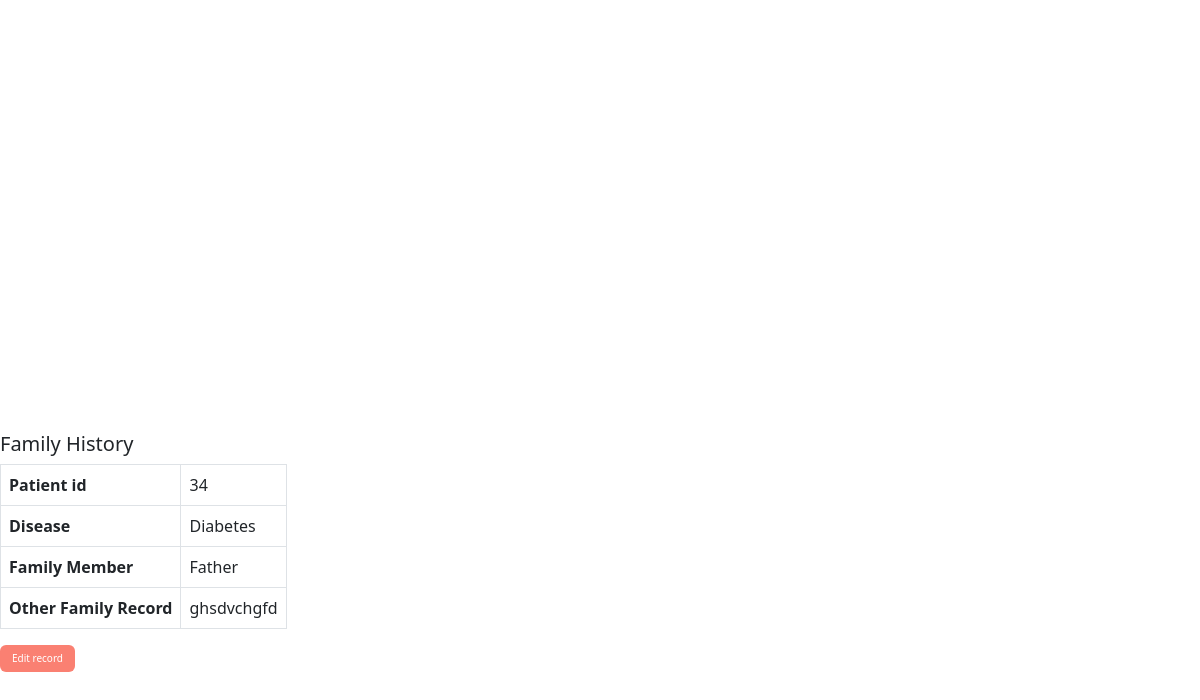
/family_history_check.php (signed in), run on the app's committed database.
### tables this page shows
CREATE TABLE `family_history` (
  `id` int(11) NOT NULL,
  `diseases` varchar(100) NOT NULL,
  `family_member` varchar(100) NOT NULL,
  `patient_id` int(11) NOT NULL,
  `other_family_record` varchar(100) NOT NULL,
  `status` varchar(100) NOT NULL DEFAULT 'unverified'
);

### family_history_check.php (the view, shortened to what this page needs)
<?php
include "db_connection/connection.php";
$patient_id=$_SESSION['USER']->id;
?>
<!DOCTYPE html>
<html lang="en">
<head>
    <link rel="stylesheet" href="https://cdn.jsdelivr.net/npm/bootstrap@5.2.0-beta1/dist/css/bootstrap.min.css">
</head>
<body>
    <div class="old_family">
<h5>Family History</h5>
           <?php
           $categories=mysqli_query($conn,"SELECT * FROM family_history  WHERE patient_id='$patient_id'");
           if(mysqli_num_rows($categories) > 0){
           while($row=mysqli_fetch_array($categories)){
           ?>
           <table class="table table-bordered oldtab" width="100%" cellspacing="0">
           <tr> <th> Patient id</th><td><?php  echo $row['patient_id']; ?></td></tr>
           <tr> <th> Disease</th><td><?php  echo $row['diseases']; ?></td></tr>
           <tr> <th> Family Member</th><td><?php  echo $row['family_member']; ?></td></tr>
           <tr> <th> Other Family Record</th><td><?php  echo $row['other_family_record']; ?></td></tr>
           </table>
           <form action="family_history_check.php?ptype=update_family_history" method="POST" class="oldtab">
               <button class="btn btn-info" name="edit" id="button">Edit record</button>
           </form>
           <?php
           }
        }
           ?>
           </div>
</body>
</html>

### family_history_check.php (style rules this page uses)
#button { background-color:salmon; color:white; border:none; text-transform:none; font-size:10px; }
.old_family { position: absolute; bottom:8rem; }

### data on the page
family_history: patient "34", diseases "Diabetes", family_member "Father", other_family_record "ghsdvchgfd"
